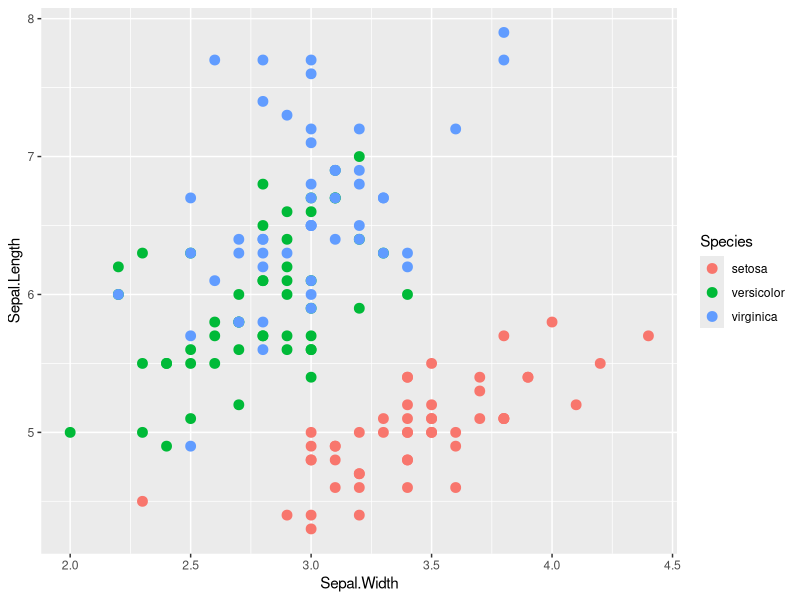
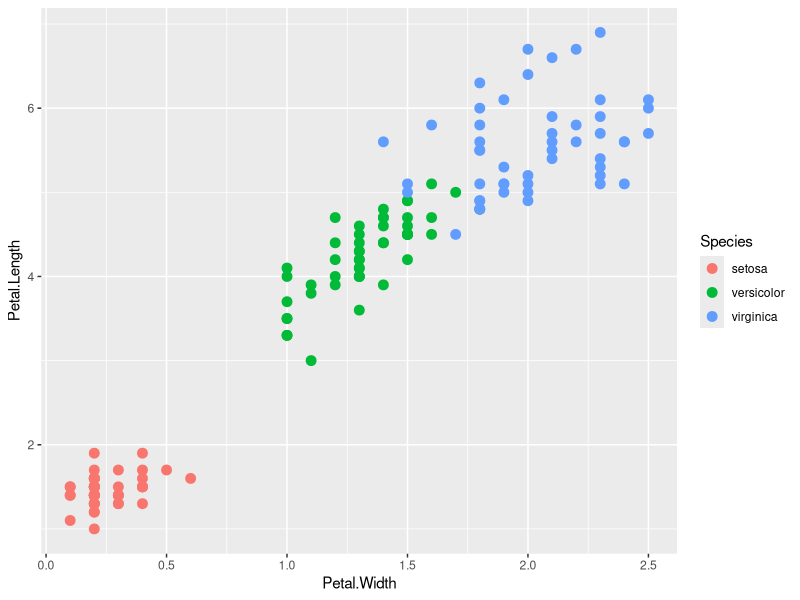
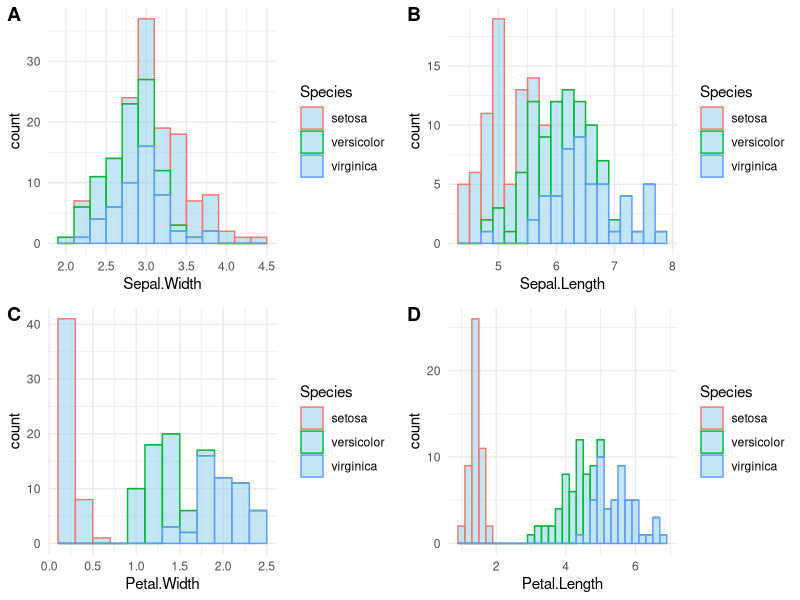
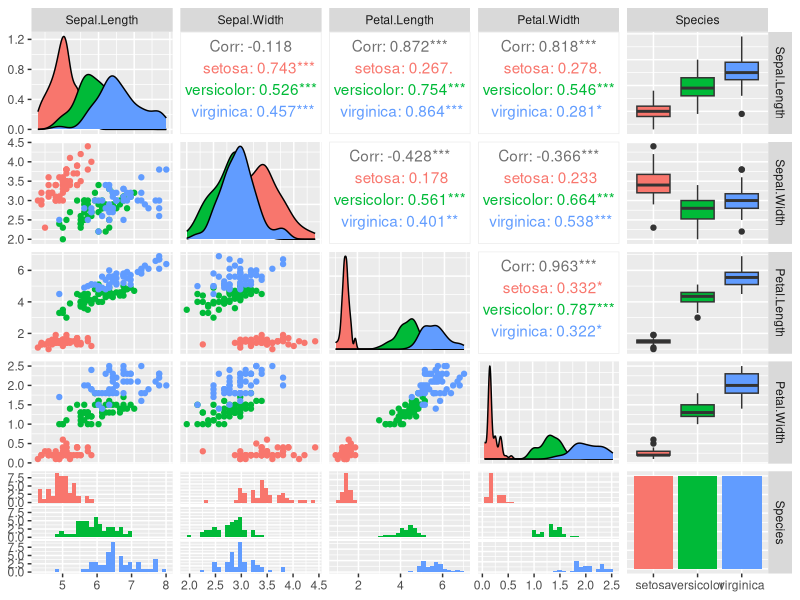
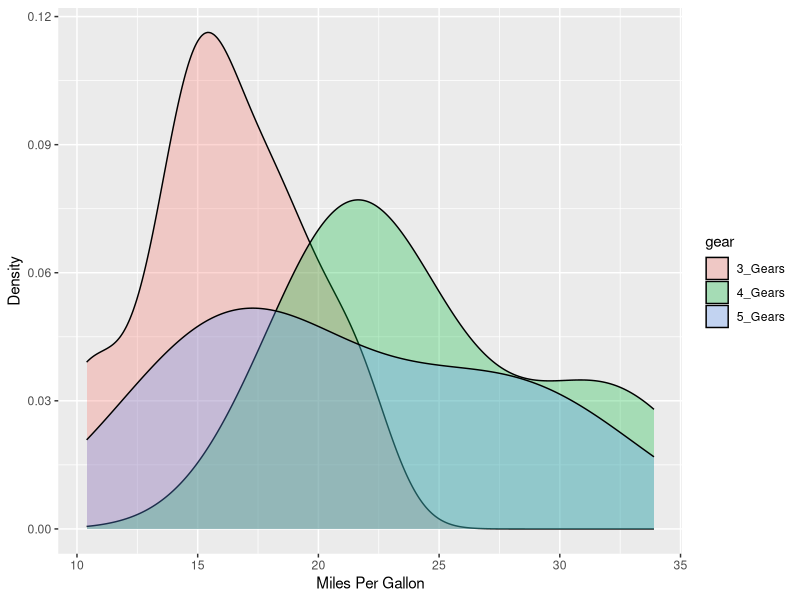
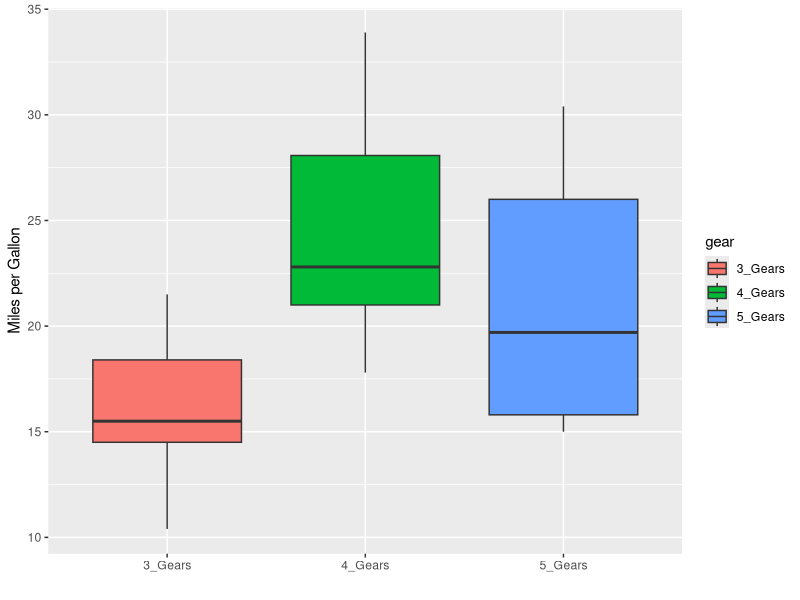

R code for these plots, in order: (Note: this script raises an error after producing the figures.)
## ---- chunk 1
library("tidyverse")
library("cowplot")
library("GGally")
library("corrplot")
data(iris)
head(iris)
## ---- chunk 2
summary(iris)
## ---- chunk 3
setosa = filter(iris, Species == 'setosa')
versicolor = filter(iris, Species == 'versicolor')
virginica = filter(iris,Species == 'virginica')
summary(setosa)
summary(versicolor)
summary(virginica)
## ---- chunk 4
ggplot(iris, aes(y = Sepal.Length , x = Sepal.Width)) + geom_point(aes(color = Species), size = 3)
## ---- chunk 5
ggplot(iris, aes(y = Petal.Length , x = Petal.Width)) + geom_point(aes(color = Species), size = 3)
## ---- chunk 6
d1 = ggplot( data=iris, aes(x=Sepal.Width, color = Species)) + 
  geom_histogram(fill="skyblue", alpha=0.5,binwidth=0.2) +
  theme_minimal()
d2 = ggplot( data=iris, aes(x=Sepal.Length, color = Species)) + 
  geom_histogram(fill="skyblue", alpha=0.5,binwidth=0.2) +
  theme_minimal()

d3 = ggplot( data=iris, aes(x=Petal.Width, color = Species)) + 
  geom_histogram(fill="skyblue", alpha=0.5,binwidth=0.2) +
  theme_minimal()
d4 = ggplot( data=iris, aes(x=Petal.Length, color = Species)) + 
  geom_histogram(fill="skyblue", alpha=0.5,binwidth=0.2) +
  theme_minimal()
## ---- chunk 7
plot_grid(d1, d2, d3, d4 , 
          labels = c("A", "B", "C",'D'),
          ncol = 2, nrow = 2)
## ---- chunk 8
ggpairs(iris, mapping=ggplot2::aes(colour=Species))
## ---- chunk 9
data("mtcars")
head(mtcars)
## ---- chunk 10
summary(mtcars)
## ---- chunk 11
mtcars$gear = factor(mtcars$gear,levels=c(3,4,5),
   labels=c("3_Gears","4_Gears","5_Gears"))
## ---- chunk 12
qplot(mpg, data=mtcars, geom="density", fill=gear, alpha=I(0.3),
   xlab="Miles Per Gallon",   ylab="Density")
## ---- chunk 13
qplot(gear, mpg, data=mtcars, geom=c("boxplot"),
   fill=gear,   xlab="", ylab="Miles per Gallon")
## ---- chunk 14
data(mtcars)
car_cor=cor(mtcars[,1:11])
round(car_cor,2)
## ---- chunk 15
corrplot(car_cor)
